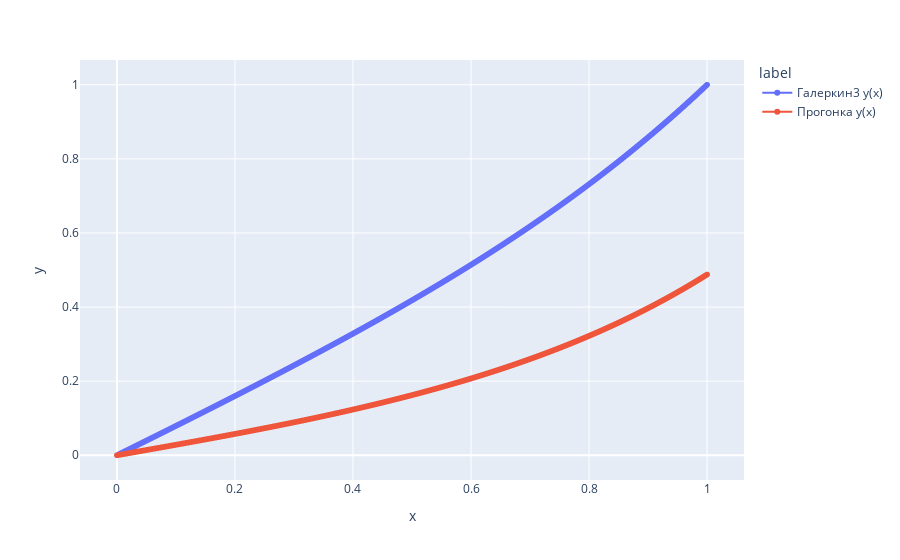

The notebook cell this image was saved under:
### Code cell
import plotly.express as px
import pandas as pd

cntSteps = 1000
xvals = np.linspace(xbeg, xend, num=cntSteps)
galerkin_yvals = Galerkin(cntSteps)
progonka_yvals = progonka(cntSteps)

df1 = pd.DataFrame({"x": xvals, "y": galerkin_yvals, "label": ["Галеркин3 y(x)"] * len(galerkin_yvals) })
df2 = pd.DataFrame({"x": xvals, "y": progonka_yvals, "label": ["Прогонка y(x)"] * len(progonka_yvals) })
df = pd.concat([df1, df2])
fig1 = px.line(df, x="x", y="y", color="label", title="", markers = True)
fig1.show()

### Figure 1 — Plotly figure (JSON) as saved in the notebook; plotly's stock layout.template omitted (floating-point values rounded to 4 significant figures; data arrays with more than 128 entries replaced by an {"elided": "..."} marker saying what was removed)
{"data": [{"hovertemplate": "label=Галеркин3 y(x)<br>x=%{x}<br>y=%{y}<extra></extra>", "legendgroup": "Галеркин3 y(x)", "line": {"color": "#636efa", "dash": "solid"}, "marker": {"symbol": "circle"}, "mode": "lines+markers", "name": "Галеркин3 y(x)", "showlegend": true, "type": "scattergl", "x": {"elided": "1000 float values"}, "xaxis": "x", "y": {"elided": "1000 float values"}, "yaxis": "y"}, {"hovertemplate": "label=Прогонка y(x)<br>x=%{x}<br>y=%{y}<extra></extra>", "legendgroup": "Прогонка y(x)", "line": {"color": "#EF553B", "dash": "solid"}, "marker": {"symbol": "circle"}, "mode": "lines+markers", "name": "Прогонка y(x)", "showlegend": true, "type": "scattergl", "x": {"elided": "1000 float values"}, "xaxis": "x", "y": {"elided": "1000 float values"}, "yaxis": "y"}], "layout": {"legend": {"title": {"text": "label"}, "tracegroupgap": 0}, "margin": {"t": 60}, "xaxis": {"anchor": "y", "domain": [0, 1], "title": {"text": "x"}}, "yaxis": {"anchor": "x", "domain": [0, 1], "title": {"text": "y"}}}}
